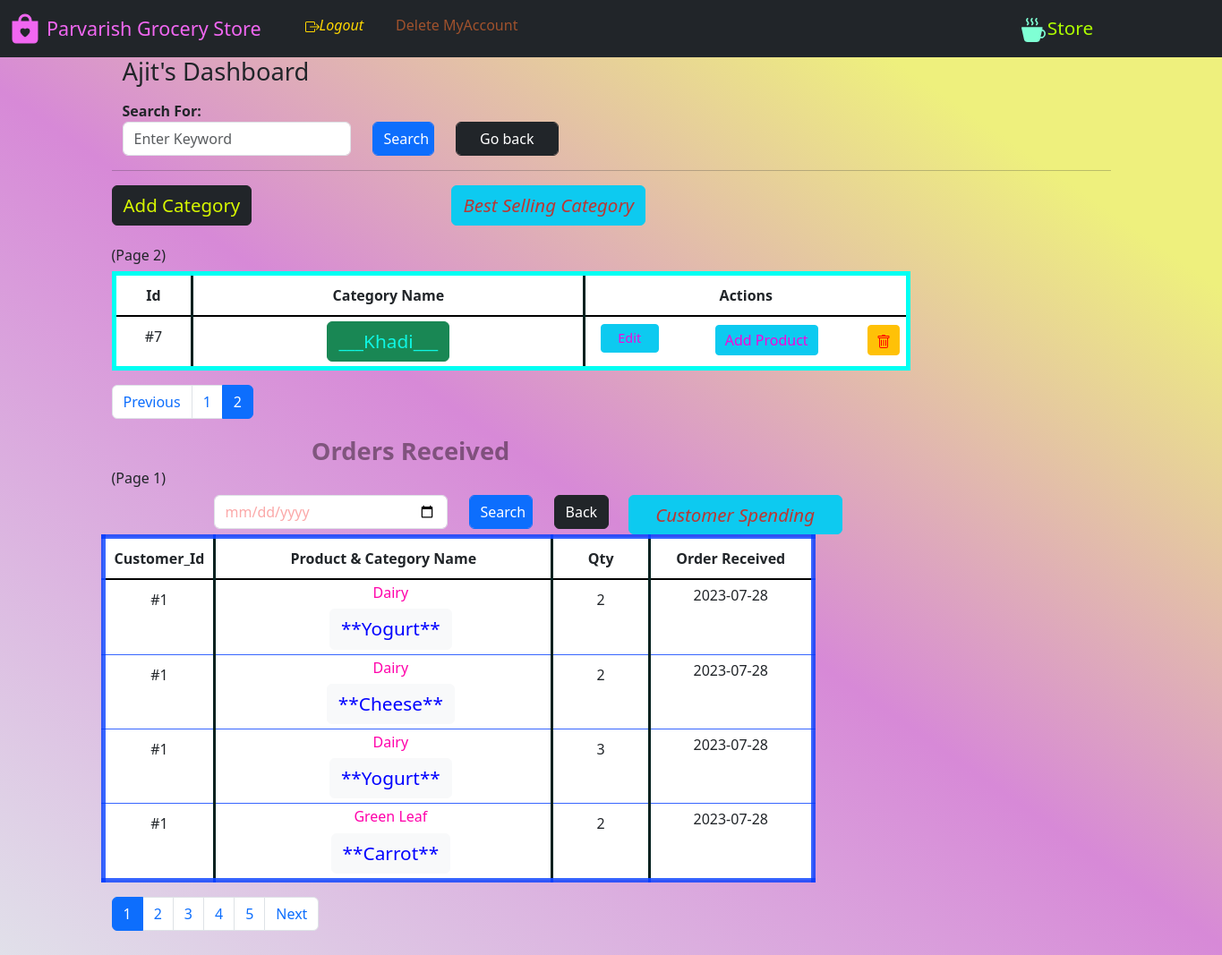
The page /manager_dash?page_1=2 (signed in) on the database its author committed.
### website/model.py (models this page shows)
class Store(db.Model, UserMixin):
    id = db.Column(db.Integer(), primary_key=True)
    role = db.Column(db.String(), nullable=False)
    email = db.Column(db.String(50), nullable=False, unique=True)
    username = db.Column(db.String(20), nullable=False, unique=False)
    password = db.Column(db.String(200), nullable=False)
    date_added = db.Column(db.Date, default=date.today())
    creates = db.relationship('Category', backref='managedBy')

class Category(db.Model):
    category_Name = db.Column(db.String(), nullable=False, unique=True)
    category_Id = db.Column(db.Integer(), primary_key=True)
    description = db.Column(db.String())
    managedBy_Id = db.Column(db.Integer(), db.ForeignKey('store.id'))
    catalog = db.relationship('Product', backref='parent')

class Ecom(db.Model):
    id = db.Column(db.Integer(), primary_key=True)
    quantity_inCart = db.Column(db.Integer(), nullable=False)
    product_id = db.Column(db.Integer(), db.ForeignKey(
        'product.product_id'))
    customer_id = db.Column(db.Integer(), db.ForeignKey(
        'customer.id'))
    category_name = db.Column(db.String(), nullable=False)
    manager_id = db.Column(db.Integer(), nullable=False)
    product_name = db.Column(db.String(), nullable=False)
    price_perunit = db.Column(db.Integer(), nullable=False)
    date_added = db.Column(db.Date, default=date.today())

### website/views.py (the view, shortened to what this page needs)
@login_required
@Views.route('/manager_dash', methods=["GET", "POST"])
def Dash_manager():
    manager_id = session['id']
    manager = Store.query.get(manager_id)
    list = []
    if os.path.isfile('website/static/BestCategory.png'):
        os.remove('website/static/BestCategory.png')
    pd_1()
    if os.path.isfile('website/static/BestCustomer.png'):
        os.remove('website/static/BestCustomer.png')
    pd_2()
    page_1 = request.args.get('page_1', 1, type=int)
    pagination_1 = Category.query.filter(
        Category.managedBy_Id == manager_id).order_by(
        Category.category_Id).paginate(page=page_1, per_page=4)
    for items in pagination_1:
        n = Category_warning(items.category_Id)
        list.append(n)
    page_2 = request.args.get('page_2', 1, type=int)
    pagination_2 = Ecom.query.filter(Ecom.manager_id == manager_id).order_by(
        Ecom.date_added.desc()).paginate(page=page_2, per_page=4)
    categorie = []
    ord = Category.query.all()
    for item in ord:
        nom = item.category_Name
        categorie.append(nom)
    if request.method == 'POST' and 'cname' in request.form:
        c1 = request.form.get("cname")
        c = Category(category_Name=c1, managedBy_Id=manager_id)
        db.session.add(c)
        db.session.commit()
        return render_template('dash_m.html', categories=pagination_1, name=manager.username, id=manager_id, orders=pagination_2)
    return render_template('dash_m.html', categories=pagination_1, name=manager.username, id=manager_id, orders=pagination_2, list=list)

### website/auth.py (called while the page is built)
@App.login_manager.user_loader
def load_customer(id):
    if id is not None:
        return Customer.query.get(int(id))
    return None

### website/views.py (called while the page is built)
def Category_warning(id):
    category = Category.query.get(id)
    produce = Product.query.filter(Product.category_Id == id).all()
    m = 0
    for pro in produce:
        if pro.stock > 0:
            m += 1
    n = len(produce) - m
    return n

def pd_1():
    Orders_csv = pd.read_csv(Path('website/static', 'orders.csv'))
    Orders_ = pd.DataFrame(Orders_csv)
    Orders_['month'] = Orders_['purchase date'].str[5:7]
    Orders_['month'] = Orders_['month'].astype('int32')
    Orders_['quantity'] = Orders_['quantity'].astype('int32')
    Orders_['price'] = pd.to_numeric(Orders_['price'])
    Orders_['sales'] = Orders_['quantity'] * Orders_['price']
    ola = Orders_.groupby('category').sum()['sales'].reset_index()
    cat = ola.category.tolist()
    sale = ola.sales.tolist()
    plt.bar(cat, sale, color='orange')
    plt.xticks(cat)
    plt.ylabel("Total Revenue (Rs)")
    plt.xlabel("Category Name")
    plt.savefig('website/static/BestCategory.png')
    plt.clf()

def pd_2():
    Orders_csv = pd.read_csv(Path('website/static', 'orders.csv'))
    Orders_ = pd.DataFrame(Orders_csv)
    Orders_['month'] = Orders_['purchase date'].str[5:7]
    Orders_['month'] = Orders_['month'].astype('int32')
    Orders_['quantity'] = Orders_['quantity'].astype('int32')
    Orders_['price'] = pd.to_numeric(Orders_['price'])
    Orders_['sales'] = Orders_['quantity'] * Orders_['price']
    ola2 = Orders_.groupby('customerid').sum()['sales'].reset_index()
    cat2 = ola2.customerid.tolist()
    sale2 = ola2.sales.tolist()
    plt.bar(cat2, sale2, color='orange')
    plt.xticks(cat2)
    plt.ylabel("Total Spending (Rs)")
    plt.xlabel("Customer Id")
    plt.savefig('website/static/BestCustomer.png')
    plt.clf()

### website/templates/dash_m.html (shortened to what this page needs)
{% extends "base.html" %} {% block title %}Store Admin{% endblock %}{% block
logout %}
<span
              id="logout"
              style="display: block inline-block; width: 600px"
            >
              <span style="margin: auto"
                ><i
                  ><a
                    class="nav-item nav-link"
                    style="float: left; color: rgb(255, 215, 0)"
                    href="/logout"
                    style="display: block; width: 10%; margin-left: 0px"
                    >Logout</a
                  ></i
                ></span
              ><span style="margin: auto"
                ><a
                  class="nav-item nav-link"
                  style="
                    float: left;
                    color: rgb(160, 82, 45);
                    width: 60%;
                    margin-left: 20px;
                  "
                  href="/delete_account"
                  onclick="return confirm('Are you sure you want to delete the account?');"
                  >Delete MyAccount</a
                ></span
              ></span
            >
{% endblock %}{% block cart %}
<span style="margin: auto"
 ><a
   class="nav-item nav-link"
   style="
     float: right;
     color: rgb(174, 255, 0);
     width: 40%;
     font-size: 1.3rem;
     margin-right: 20px;
   "
   href="/store"
   >Store
   </a
></span> {% endblock %} {% block content %}<section>
  <div class="container">
    <div class="row">
      <div class="col-8">
<h5>
  <span style="float: left; font-size: 2vw">{{ name }}'s Dashboard</span>
</h5></div>
<br><br>
<div class="col-6">
  <div class="col-2" ><strong>Search For: </strong></div>
  <form action="{{ url_for('views.Dash_manager') }}" method="POST" autocomplete="off">
    <div class="row">
      <div class="col-6">
        <input type="text" class="form-control" name="search" id="search" placeholder="Enter Keyword" />
      </div>
      <div class="col-2" align="left">
        <input type="submit" class="form-control btn btn-primary" value="Search"  />
      </div>
      <div class="col-3" align="left"><a href="{{ url_for('views.Dash_manager') }}">
        <input type="submit" class="form-control btn btn-dark" value="Go back"  /> </a>
      </div>
    </div>
  </form>
</div>
</div>
</div>
<hr /></section>
<section>
<div>
  {% if categories.items|length == 0 %}
  <div class="alert alert-warning" role="alert">
    <p>None Categories Found, Not Added yet.</p>
    Press
    <button type="button" class="btn btn-dark btn-sm">
      <a
        href="{{url_for('views.Add_category')}}"
        class="alert-link;text-decoration: none;"
        style="
          /* background-color: green; */
          color: rgb(153, 43, 226);
          padding: 10px 10px; text-decoration: none;
        "
        >'Add Category'</a
      >
    </button>
    to add a new category
  </div>
  {% else %}
  <span style="float: left"
  >
    <a class="btn btn-dark"
      style="color: rgb(216, 249, 1); font-size: 1.5vw;text-decoration: none;"
      href="{{url_for('views.Add_category')}}"
      >Add Category</a
    >
  </span
><button type="button" class="btn btn-info" style="margin-left: 20%;color: rgba(227, 21, 7, 0.809); font-size: 1.5vw;text-decoration: none;" data-toggle="modal" data-target="#exampleModalCenter">
  <em>Best Selling Category</em>
</button>
<br>
<br>
<h6>(Page {{ categories.page }})</h6>
  <table class="table table-hover"
    style="
      border: 5px solid rgb(0, 255, 242);
      /* background-color: #96d4d4; */
      width: 80%;
    "
  ><thead class="thead-dark">
    <tr align="center" style="border-bottom: 2px solid black">
      <th
        style="
          padding: 10px 10px;
          width: 10%;
          border-right: 3px solid rgb(3, 33, 31);
        "
      >
        Id
      </th>
      <th
        style="
          border-right: 3px solid rgb(3, 33, 31);
          padding: 10px 10px;
          width: 35%;
        "
      >
        Category Name
      </th>
      <th style=" padding: 10px 10px; width: 45%" colspan="3">
        Actions
      </th>
    </tr></thead>
    <tbody>
    {% for variety in categories.items %}
    <tr align="center" style="width: 100%">
      <td style="padding: 10px; border-right: 3px solid rgb(3, 33, 31)">
        #{{ variety.category_Id }}
      </td>
      <td
        style="width: 50%; padding: 5px; border-right: 3px solid rgb(3, 33, 31)"
      >
        <a class="btn btn-success"
            style="color: rgb(16, 246, 227);text-decoration: none;font-size: 1.3em"
            href="/manager_dash/category_catalog/{{ variety.category_Id }}"
            >___{{ variety.category_Name }}___</a
          ></button>
      </td>
      <td >
        <a class="btn btn-info btn-sm" style="width:80%;color:rgb(246, 5, 218);font-size: 0.9em"  href="{{ url_for('views.Update_category', id = variety.category_Id)}}"
          >Edit</a
        >
      </td>
      <td  >
        <strong><a class="btn btn-info btn-sm" style="width:60%;color:rgb(246, 5, 218);font-size: 1em;margin:1px" href="/manager_dash/category_create/{{ variety.category_Id }}" style="text-decoration: none;"
          >Add Product</a
        ></strong>
      </td>
      <td >
      <strong><a class="btn btn-warning btn-sm"  onclick="return confirm('Are you sure to delete?')" style="width:100%; color: red;text-decoration: none;font-size: 1em;margin:1px" href="/manager_dash/delete_category/{{ variety.category_Id }}"></a></strong></button>
      </td></tr>
    </tr></tbody>
    {% endfor %}
  </table>
  <nav aria-label="...">
    <ul class="pagination">
      {% if categories.has_prev %}
      <li class="page-item ">
        <a class="page-link" href="{{ url_for('views.Dash_manager', page__1=categories.prev_num) }}" tabindex="-1">Previous</a>
      </li>{% endif %}
      {% for number in categories.iter_pages() %}
          {% if categories.page != number %}
             <li class="page-item "><a class="page-link" href="{{ url_for('views.Dash_manager', page_1=number) }}">{{ number }}</a></li>
      {% else %}
        <li class="page-item ">
          <a class="page-link active" href="{{ url_for('views.Dash_manager', page_1=categories.page) }}">{{ categories.page }}</a>
      </li>
  {% endif %}
  {% endfor %}
    </ul>
  </nav>
  {% endif %}
</div></section>
<section>
  <strong><span class="text-center" style="font-size:2vw;margin-left:20%;color:rgba(10, 0, 3, 0.426)">Orders Received</span></strong>
  <div class="col-1" > <h6>(Page {{ orders.page }})</h6> </div><span>
    <form action="{{ url_for('views.Dash_manager') }}" method="POST" autocomplete="off">
      <div class="row" >
        <div class="col-3" style="margin-left:10%">
          <input type="date" style="color:rgb(251, 169, 169);" value="None"class="form-control" name="date" id="date" placeholder="Enter Date" />
        </div>
        <div class="col-1" >
          <input type="submit" class="form-control btn btn-primary" value="Search"  />
        </div>
        <div class="col-1" style="margin-left:0%"align="left"><button type="submit" class="btn btn-dark" formaction="{{ url_for('views.Dash_manager')}}">
          Back </button>
        </div></form>
        <button type="button" class="btn btn-info" style="width: 21%;margin-left: 0%;color: rgba(227, 21, 7, 0.809); font-size: 1.5vw;text-decoration: none;" data-toggle="modal" data-target="#exampleModalCenter1">
          <em>Customer Spending</em>
        </button>
        </span>
  <table class="table table-hover"
    style="
      border: 5px solid rgba(0, 60, 255, 0.781);
      /* background-color: #96d4d4; */
      width: 70%;
    "
  ><thead class="thead-dark">
    <tr align="center" style="border-bottom: 2px solid black">
      <th
        style="
          padding: 10px 10px;
          width: 10%;
          border-right: 3px solid rgb(3, 33, 31);
        "
      >
        Customer_Id
      </th>
      <th
        style="
          border-right: 3px solid rgb(3, 33, 31);
          padding: 10px 10px;
          width: 45%;
        " colspan="2"
      >
        Product & Category Name
    </th>
    <th
        style="
          border-right: 3px solid rgb(3, 33, 31);
          padding: 10px 10px;
          width: 15%;
        "
      >
        Qty
    </th>
      <th style=" border-right: 3px solid rgb(3, 33, 31);padding: 10px 10px; width: 25%">
        Order Received
      </th>
    </tr></thead>
    <tbody>
    {% for record in orders.items %}
    <tr align="center" style="width: 100%">
      <td style="padding: 10px; border-right: 3px solid rgb(3, 33, 31)">
        #{{ record.customer_id }}
      </td>
      <td
      ><span>
        <td style="width: 50%; padding: 5px; border-right: 3px solid rgb(3, 33, 31)"><small style="color:#0000ff" class="text-muted"><h6 style="color:rgb(255, 0, 170)" class="font-weight-light" >{{ record.category_name}}</h6></small>
          <a class="btn btn-light"
            style="color: #0000ff;text-decoration: none;font-size: 1.3em"
            href=""
            >**{{ record.product_name }}**</a
          ></span></button></td>
      <td style="padding: 10px; border-right: 3px solid rgb(3, 33, 31)">
        {{ record.quantity_inCart }}
      </td>
      <td  style="width: 50%; padding: 5px; border-right: 3px solid rgb(3, 33, 31)">{{ record.date_added }}
      </td>
      </tr>
  </tbody>
    {% endfor %}
  </table></div></section>
<nav aria-label="...">
  <ul class="pagination">
    {% for number in orders.iter_pages() %}
        {% if orders.page != number %}
           <li class="page-item "><a class="page-link" href="{{ url_for('views.Dash_manager', page_2=number) }}">{{ number }}</a></li>
    {% else %}
      <li class="page-item ">
        <a class="page-link active" href="{{ url_for('views.Dash_manager', page_2=orders.page) }}">{{ orders.page }}</a>
    </li>
{% endif %}
{% endfor %}
{% if orders.has_next %}
    <li class="page-item">
      <a class="page-link" href="{{ url_for('views.Dash_manager', page_2=orders.next_num) }}">Next</a>
    </li>
    {% endif %}
  </ul>
</nav>
{% endblock %}

### website/templates/base.html (style rules this page uses)
html { scroll-behavior: smooth; }
body { height: 1200px; background: linear-gradient( 35deg, #e2ecec 0%, #d789d7 51%, #eef07d 85% ); }

### rows shown on the page
Store: username "Ajit"
Category: category_Id "7", category_Name "Khadi"
Ecom: customer_id "1", category_name "Dairy", product_name "Yogurt", quantity_inCart "2", date_added "2023-07-28"
Ecom: customer_id "1", category_name "Dairy", product_name "Cheese", quantity_inCart "2", date_added "2023-07-28"
Ecom: customer_id "1", category_name "Dairy", product_name "Yogurt", quantity_inCart "3", date_added "2023-07-28"
Ecom: customer_id "1", category_name "Green Leaf", product_name "Carrot", quantity_inCart "2", date_added "2023-07-28"

### other values the page prints
{{ categories.page }} "2"
{{ number }} "1"
{{ orders.page }} "1"
{{ number }} "2" "3" "4" "5"
